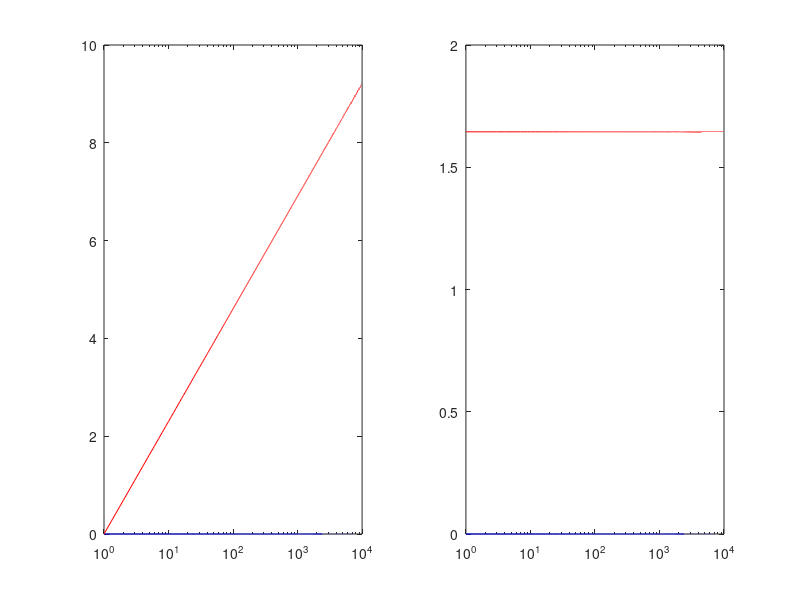

This chart was generated by the following MATLAB code:
%% Programming of Numerical Analysis

%  Instructions
%  ------------
%   Pleaze fill in  name and student ID
%   Name:
%   Student ID: 
%  
%  For this exercise, you will not need to change any code in this file,
%  or any other files name.

%% Initialization
clear ; close all; clc

n  = 10^4;
s1 = zeros(n,1);
s2 = zeros(n,1);

%% ==================== Part 1: Harmonic series ====================

sum = 0;
for ii = 1:n
    sum    = 0 ;    % You need to fill in this code.
    s1(ii) = sum;
end

fprintf('n = 10        s1_n = %10f \n', s1(10) );
fprintf('n = 10^2   s1_n = %10f \n', s1(100) );
fprintf('n = 10^3   s1_n = %10f \n', s1(1000) );
fprintf('n = 10^4   s1_n = %10f \n', s1(10000) );
fprintf('Program paused. Press enter to continue.\n');
pause;


%% ======================= Part 2: P-sereies =======================

sum = 0;
for ii = 1:n
    sum    = 0;   % You need to change this code.
    s2(ii) = sum;
end

fprintf('n = 10        s2_n = %10f \n', s2(10) );
fprintf('n = 10^2   s2_n = %10f \n', s2(100) );
fprintf('n = 10^3   s2_n = %10f \n', s2(1000) );
fprintf('n = 10^4   s2_n = %10f \n', s2(10000) );
fprintf('Program paused. Press enter to continue.\n');
pause;


%% ======================= Part 3: Plot the graph =======================
% Plot Data
%
fprintf('Plot the graph\n');

x = 1:n;

figure()
subplot(1,2,1); semilogx(x,s1 ,'b', x, log(x),'r-' ); 

y = ones(n,1)*(pi^2)/6;
subplot(1,2,2); semilogx(x,s2 ,'b', x, y, 'r-' );

fprintf('Program paused. Press enter to continue.\n');
pause;


